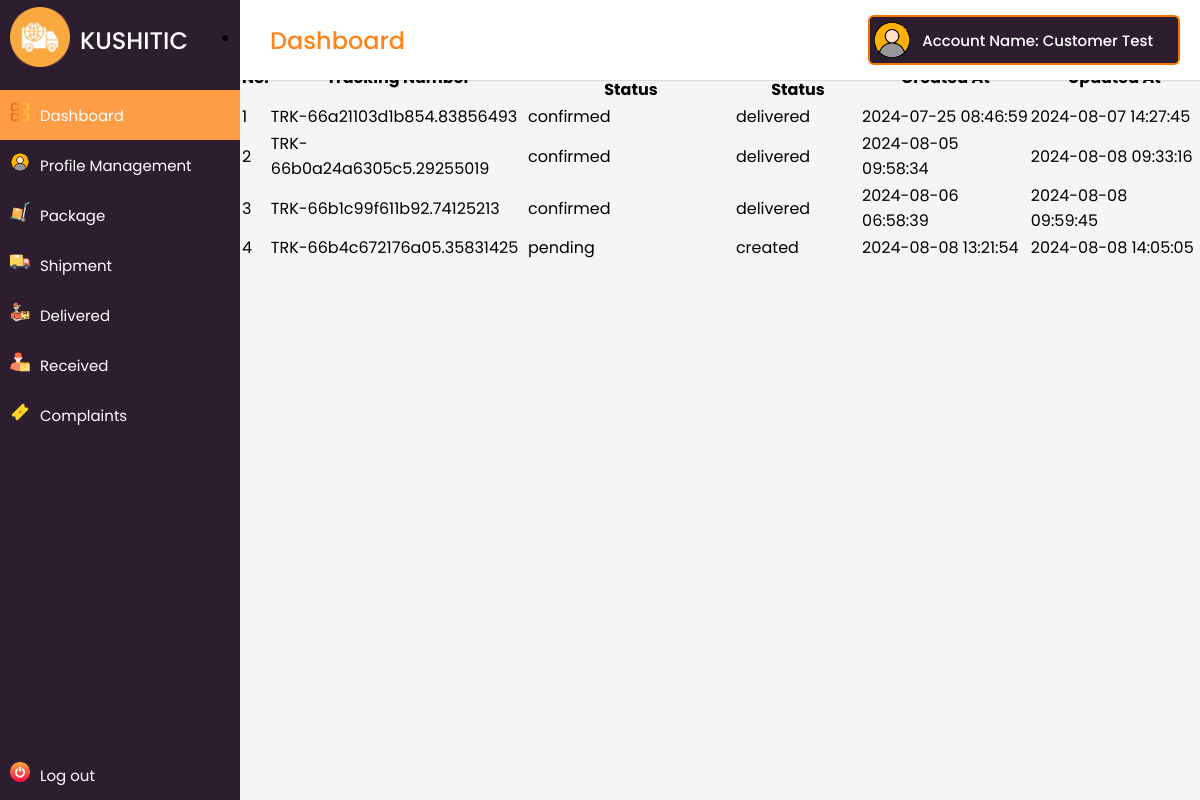
Screenshot of /main/customer/all_consignments.php (signed in) with the database file from the repository.
### tables this page shows
CREATE TABLE `customers` (
  `id` int(11) NOT NULL,
  `user_id` int(11) NOT NULL,
  `first_name` varchar(50) NOT NULL,
  `last_name` varchar(50) NOT NULL,
  `email` varchar(100) NOT NULL,
  `phone` varchar(20) DEFAULT NULL,
  `created_at` timestamp NOT NULL DEFAULT current_timestamp()
);

CREATE TABLE `consignments` (
  `consignment_id` int(11) NOT NULL,
  `package_id` int(11) NOT NULL,
  `tracking_number` varchar(255) NOT NULL,
  `sender_id` int(11) NOT NULL,
  `receiver_id` int(11) NOT NULL,
  `dispatcher_id` int(11) DEFAULT NULL,
  `dispatcher_pickup_status` varchar(100) DEFAULT NULL,
  `delivery_status` varchar(100) DEFAULT NULL,
  `pickup_address` text NOT NULL,
  `delivery_address` text NOT NULL,
  `created_at` timestamp NOT NULL DEFAULT current_timestamp(),
  `updated_at` timestamp NOT NULL DEFAULT current_timestamp() ON UPDATE current_timestamp(),
  `delivery_proof` varchar(300) DEFAULT NULL
);

### main/customer/includes/functions.php (called while the page is built, shortened)
<?php
if (isset($_SESSION['user_id'])) {
  $user_id = $_SESSION['user_id'];
 $i=1;
function getCustomerId($user_id, $conn)
{
  $user_id = mysqli_real_escape_string($conn, $user_id);
  $query = "SELECT id FROM customers WHERE user_id = $user_id";
  $result = mysqli_query($conn, $query);
  if ($result && mysqli_num_rows($result) > 0) {
    $row = mysqli_fetch_assoc($result);
    return $row['id'];
  } else {
    return null;
  }
}
function getCustomersFullName($user_id, $conn) {
    $user_id = mysqli_real_escape_string($conn, $user_id);
    $query = "SELECT * FROM customers WHERE user_id = $user_id";
    $result = mysqli_query($conn, $query);
    if ($result && mysqli_num_rows($result) > 0) {
        $row = mysqli_fetch_assoc($result);
        return $row['first_name'] . ' ' . $row['last_name'];
    } else {
        return null;
    }
}
} else {
  echo '<script>alert("No account found logged in.");</script>';
  header("Location: ../../");
}

### main/customer/all_consignments.php (the view, shortened to what this page needs)
<?php
include('includes/header.php');
$senderID = getCustomerId($user_id, $conn);
$sql = "SELECT * FROM consignments WHERE sender_id = '$senderID' ORDER BY consignment_id ASC";
$result = $conn->query($sql);
?>
<div class="main-box">
    <div class="section-box box">
        <div class="title-box">All Deliveries</div>
        <div class="box-details">
            <ul class="details">
                <li class="topic">
                </li>
                <div class="table-wrapper">
                    <table class="fl-table">
                        <thead>
                            <tr>
                                <th>No.</th>
                                <th>Tracking Number</th>
                                <th>Dispatcher Pickup Status</th>
                                <th>Delivery Status</th>
                                <th>Created At</th>
                                <th>Updated At</th>
                            </tr>
                        </thead>
                        <tbody>
                            <?php
                            if ($result->num_rows > 0) {
                                while($row = $result->fetch_assoc()) {
                                    echo "<tr>";
                                    echo "<td>" . $i++ . "</td>";
                                    echo "<td>" . $row['tracking_number'] . "</td>";
                                    echo "<td>" . $row['dispatcher_pickup_status'] . "</td>";
                                    echo "<td>" . $row['delivery_status'] . "</td>";
                                    echo "<td>" . $row['created_at'] . "</td>";
                                    echo "<td>" . $row['updated_at'] . "</td>";
                                    echo "</tr>";
                                }
                            } else {
                                echo "<tr><td colspan='13'>No records found</td></tr>";
                            }
                            ?>
                        </tbody>
                    </table>
                </div>
            </ul>
        </div>
    </div>
</div>
<?php
include('includes/footer.php');
?>

### main/customer/includes/header.php (shortened to what this page needs)
<?php
require ('config.php');
require ('includes/functions.php');
?>
<!DOCTYPE html>
<html lang="en" dir="ltr">
  <head>
    <link rel="stylesheet" href="assets/css/style.css" />
  </head>
  <body>
    <div class="sidebar">
      <div class="logo-details">
      <div class=" icon-img">
              <img src="assets/img/icons/worldwide-delivery.png" alt="" />
      </div>
        <span class="logo_name">KUSHITIC</span>
      </div>
      <ul class="nav-links">
        <li>
          <a href="index.php" class="active">
            <div class=" icon-img">
              <img src="assets/img/icons/dashboards.png" alt="" />
            </div>
            <span class="links_name">Dashboard</span>
          </a>
        </li>
        <li>
          <a href="profile_management.php">
          <div class=" icon-img">
              <img src="assets/img/icons/profile.png" alt="" />
            </div>
            <span class="links_name">Profile Management</span>
          </a>
        </li>
        <li class="dropdown">
            <a href="#">
                <div class="icon-img">
                    <img src="assets/img/icons/trolley.png" alt="" />
                </div>
                <span class="links_name">Package</span>
            </a>
        </li>
        <li class="dropdown">
            <a href="#">
                <div class="icon-img">
                    <img src="assets/img/icons/delivery-truck.png" alt="" />
                </div>
                <span class="links_name">Shipment</span>
            </a>
        </li>
      <li>
          <a href="sent_packages.php">
          <div class=" icon-img">
              <img src="assets/img/icons/delivery-man.png" alt="" />
            </div>
            <span class="links_name">Delivered</span>
          </a>
        </li>
        <li>
          <a href="received_packages.php">
          <div class=" icon-img">
            <img src="assets/img/icons/worker.png" alt="" />
            </div>
            <span class="links_name">Received</span>
          </a>
        </li>
        <li class="dropdown">
            <a href="#">
                <div class="icon-img">
                    <img src="assets/img/icons/ticket.png" alt="" />
                </div>
                <span class="links_name">Complaints</span>
            </a>
        </li>
        <li class="log_out">
          <a href="logout.php">
          <div class=" icon-img">
              <img src="assets/img/icons/switch.png" alt="" />
            </div>
            <span class="links_name">Log out</span>
          </a>
        </li>
      </ul>
    </div>
    <section class="home-section">
      <nav>
        <div class="sidebar-button">
          <span class="dashboard">Dashboard</span>
        </div>
        <div class="profile-details">
          <img src="assets/img/icons/profile.png" alt="" />
          <span class="admin_name">
            <?php
              $full_name = getCustomersFullName($user_id, $conn);
              if ($full_name !== null) {
                  echo "Account Name: " . $full_name;
              } else {
                  echo "Customer not found for user_id: " . $user_id;
              }
            ?>
          </span>
        </div>
      </nav>
      <div class="home-content">

### main/customer/assets/css/style.css (style rules this page uses)
:root { --white-color: #ffffff; --custom-gray-color: #d5d5d5; --dark-purple: #2D1E2F; --custom-primary-color: #ff851b; --custom-primary-hover-color: #FF9D47; --custom-text-color: #F57200; --text-dark: #000; --danger: #fa0808; --danger-hover: #f82b2b; --success: #015012; }
* { margin: 0; padding: 0; box-sizing: border-box; font-family: 'Poppins', sans-serif; }
body { min-height: 100%; }
.sidebar { position: fixed; height: 100%; width: 240px; background: var(--dark-purple); transition: all 0.5s ease; }
.sidebar .icon-img img { margin: 10px; width: 20px; height: 20px; }
.sidebar .logo-details { height: 80px; display: flex; align-items: center; }
.sidebar .logo-details img { font-size: 28px; font-weight: 500; color: #fff; min-width: 60px; min-height: 60px; text-align: center }
.sidebar .logo-details .logo_name { color: #fff; font-size: 24px; font-weight: 500; }
.sidebar .nav-links { margin-top: 10px; }
.sidebar .nav-links li { position: relative; list-style: none; height: 50px; }
.sidebar .nav-links li a { height: 100%; width: 100%; display: flex; align-items: center; text-decoration: none; transition: all 0.4s ease; }
.sidebar .nav-links li a.active { background: var(--custom-primary-hover-color); }
.sidebar .nav-links li a .links_name { color: #fff; font-size: 15px; font-weight: 400; white-space: nowrap; }
.sidebar .nav-links li.dropdown { position: relative; }
.sidebar .nav-links .log_out { position: absolute; bottom: 0; width: 100%; }
.home-section { position: relative; background: #f5f5f5; min-height: 100vh; width: calc(100% - 240px); left: 240px; transition: all 0.5s ease; }
.home-section nav { display: flex; justify-content: space-between; height: 80px; background: var(--white-color); display: flex; align-items: center; position: fixed; width: calc(100% - 240px); left: 240px; z-index: 100; padding: 0 20px; box-shadow: 0 1px 1px rgba(0, 0, 0, 0.1); transition: all 0.5s ease; }
.home-section nav .sidebar-button { display: flex; align-items: center; font-size: 24px; font-weight: 500; color: var(--custom-primary-color); }
.home-section nav .profile-details { display: flex; align-items: center; background: var(--dark-purple); border: 2px solid var(--custom-text-color); border-radius: 6px; height: 50px; min-width: 190px; padding: 0 15px 0 2px; }
nav .profile-details img { height: 40px; width: 40px; border-radius: 6px; object-fit: cover; }
nav .profile-details .admin_name { font-size: 15px; font-weight: 500; color: var(--white-color); margin: 0 10px; white-space: nowrap; }

### rows the page displays
customers: full_name "Customer Test"
consignments: tracking_number "TRK-66a21103d1b854.83856493", dispatcher_pickup_status "confirmed", delivery_status "delivered", created_at "2024-07-25 08:46:59", updated_at "2024-08-07 14:27:45"
consignments: tracking_number "TRK-66b0a24a6305c5.29255019", dispatcher_pickup_status "confirmed", delivery_status "delivered", created_at "2024-08-05 09:58:34", updated_at "2024-08-08 09:33:16"
consignments: tracking_number "TRK-66b1c99f611b92.74125213", dispatcher_pickup_status "confirmed", delivery_status "delivered", created_at "2024-08-06 06:58:39", updated_at "2024-08-08 09:59:45"
consignments: tracking_number "TRK-66b4c672176a05.35831425", dispatcher_pickup_status "pending", delivery_status "created", created_at "2024-08-08 13:21:54", updated_at "2024-08-08 14:05:05"
